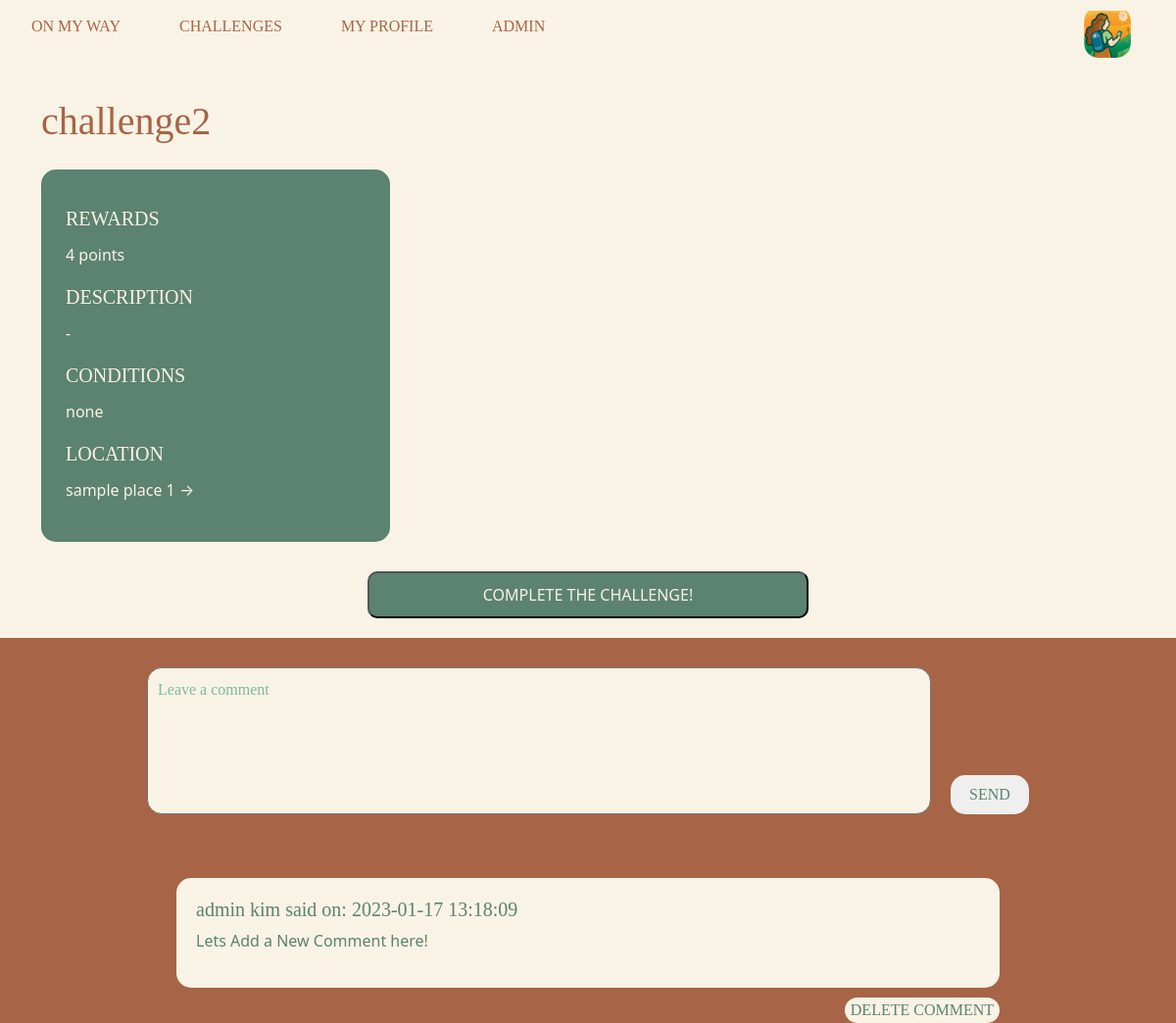
Before: /index.php?action=challenge-specific&id=2 (signed in) with the older database file.
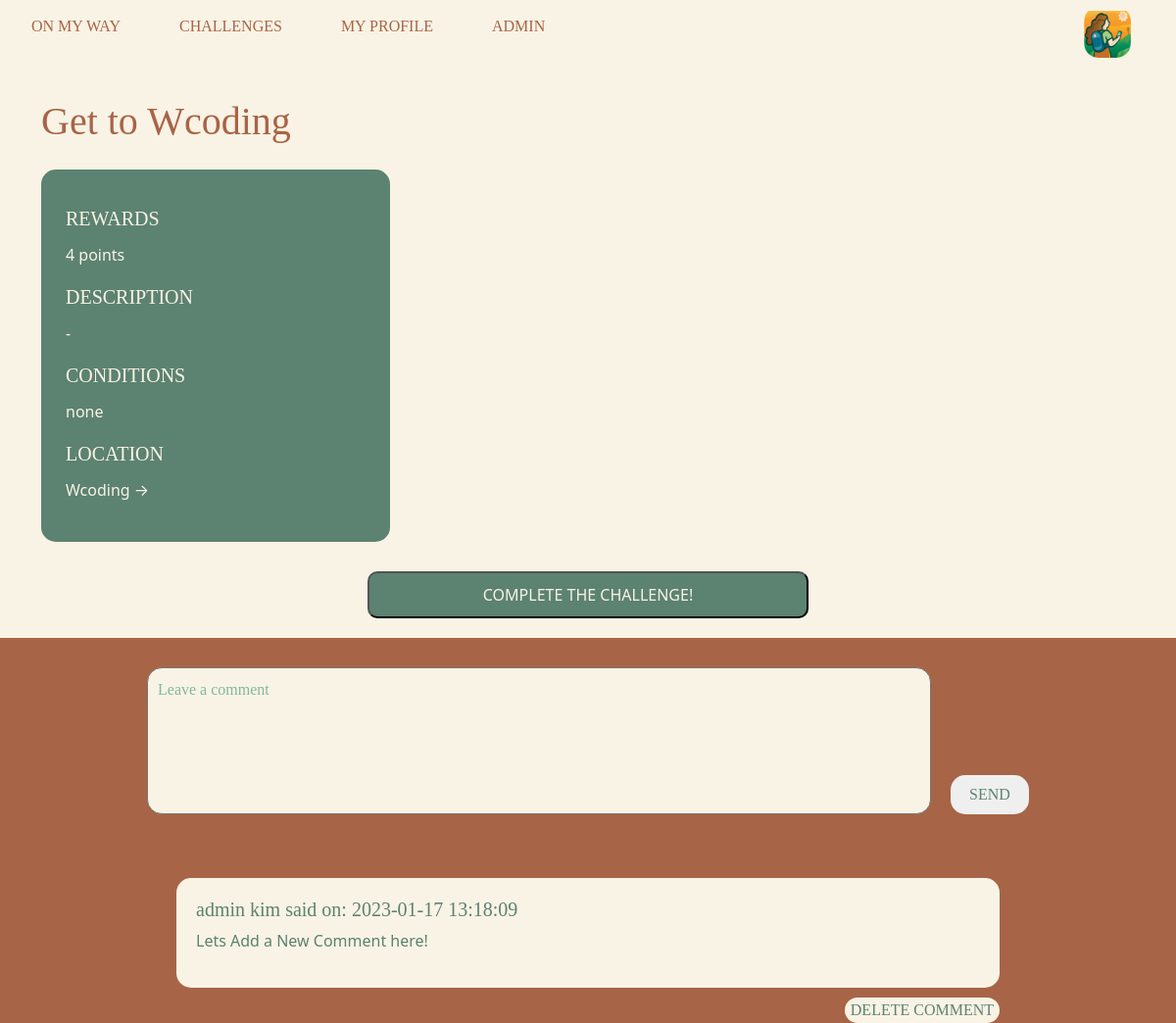
After: the same page with the newer database file.
### tables this page shows
CREATE TABLE challenges (
  id int(11) NOT NULL AUTO_INCREMENT,
  name varchar(30) DEFAULT NULL,
  content text NOT NULL,
  place_id int(11) NOT NULL,
  conditions varchar(100) DEFAULT NULL,
  score int(11) DEFAULT NULL,
  users_accomplished int(11) DEFAULT NULL,
  created_date datetime NOT NULL DEFAULT current_timestamp(),
  updated_date datetime NOT NULL DEFAULT current_timestamp(),
  PRIMARY KEY (id)
);

CREATE TABLE places (
  id int(11) NOT NULL AUTO_INCREMENT,
  name varchar(30) DEFAULT NULL,
  latitude decimal(18,15) NOT NULL DEFAULT 37.536228509594000,
  longitude decimal(18,15) NOT NULL DEFAULT 126.894975568805080,
  PRIMARY KEY (id)
);

### model/challengeManager.php (called while the page is built, shortened)
<?php
class ChallengeManager extends Db {
    public function getPlace($place_id) {
        $db = $this->connectDB();
        $place = $db->prepare("SELECT * FROM places WHERE id = ?");
        $place->execute([$place_id]);
        $place = $place->fetch();
        return $place;
    }
    public function getChallengeData($challengeId)
    {
        $db = $this->connectDB();
        $stmt = $db->prepare("SELECT * FROM challenges WHERE id=:id");
        $stmt->execute(['id' => $challengeId]);
        $challengeData = $stmt->fetch();
        return $challengeData;
    }
}

### view/challenge-specific-view.php (the view, shortened to what this page needs)
<div class="container">
    <div id="challenge-specific-title">
        <h1><?= $challenge['name'] ?></h1>
    </div>
    <div class="row">
        <div class="col-md-4 col-12">
            <div id="challenge-specific-description-box">
                <div class="rewards">
                    <p>REWARDS</p>
                    <p><?= $challenge['score'] ?> points</p>
                </div>
                <div class="description">
                    <p>DESCRIPTION</p>
                    <p><?= ($challenge['content'] == null || $challenge['content'] == "") ? "-":$challenge['content']?></p>
                </div>
                <div class="conditions">
                    <p>CONDITIONS</p>
                    <p><?= ($challenge['conditions'] == null || $challenge['conditions'] == "") ? "none":$challenge['conditions']?></p>
                </div>
                <div class="location" id="ch-sp-lo">
                    <p>LOCATION</p>
                    <p><a href="<?= LIST_CHALLENGES_PATH ?>&search=<?= $place['name'] ?>" title="See every challenge at <?= $place['name'] ?>"><?= $place['name'] ?> →</a></p>
                </div>
            </div>
        </div>
        <div id="single-marker" class="col-md-8 col-12 text-center">
            <div id="map"></div>
        </div>
    </div>
    <div id="onspot_container">
        <button id="onspot">COMPLETE THE CHALLENGE!</button>
    </div>
</div>
<?php require_once 'listComments.php'?>
<?php
    include 'template.php';
?>

Changed rows visible on the page:
changed challenges: name "challenge2" → "Get to Wcoding"
changed places: name "sample place 1" → "Wcoding"
